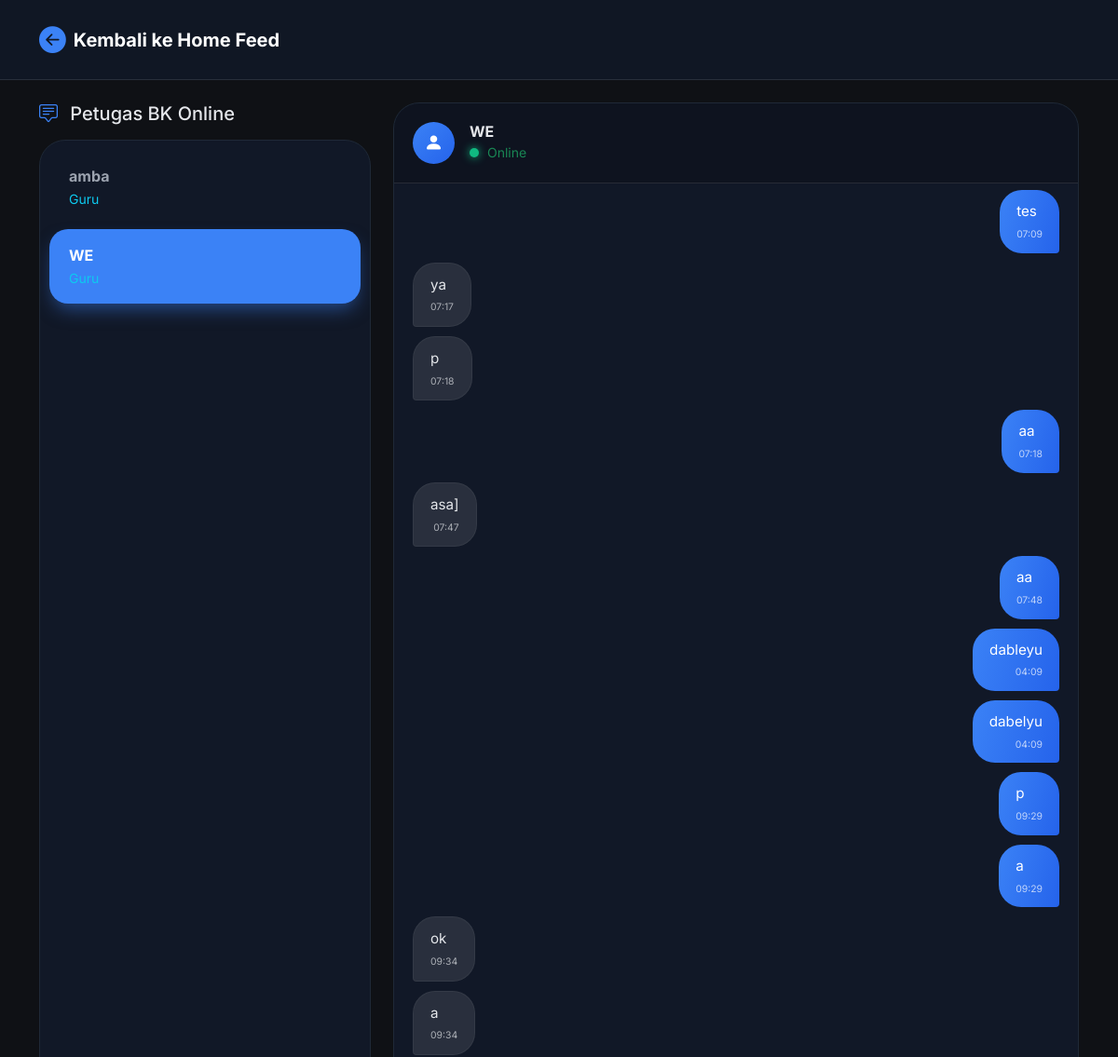
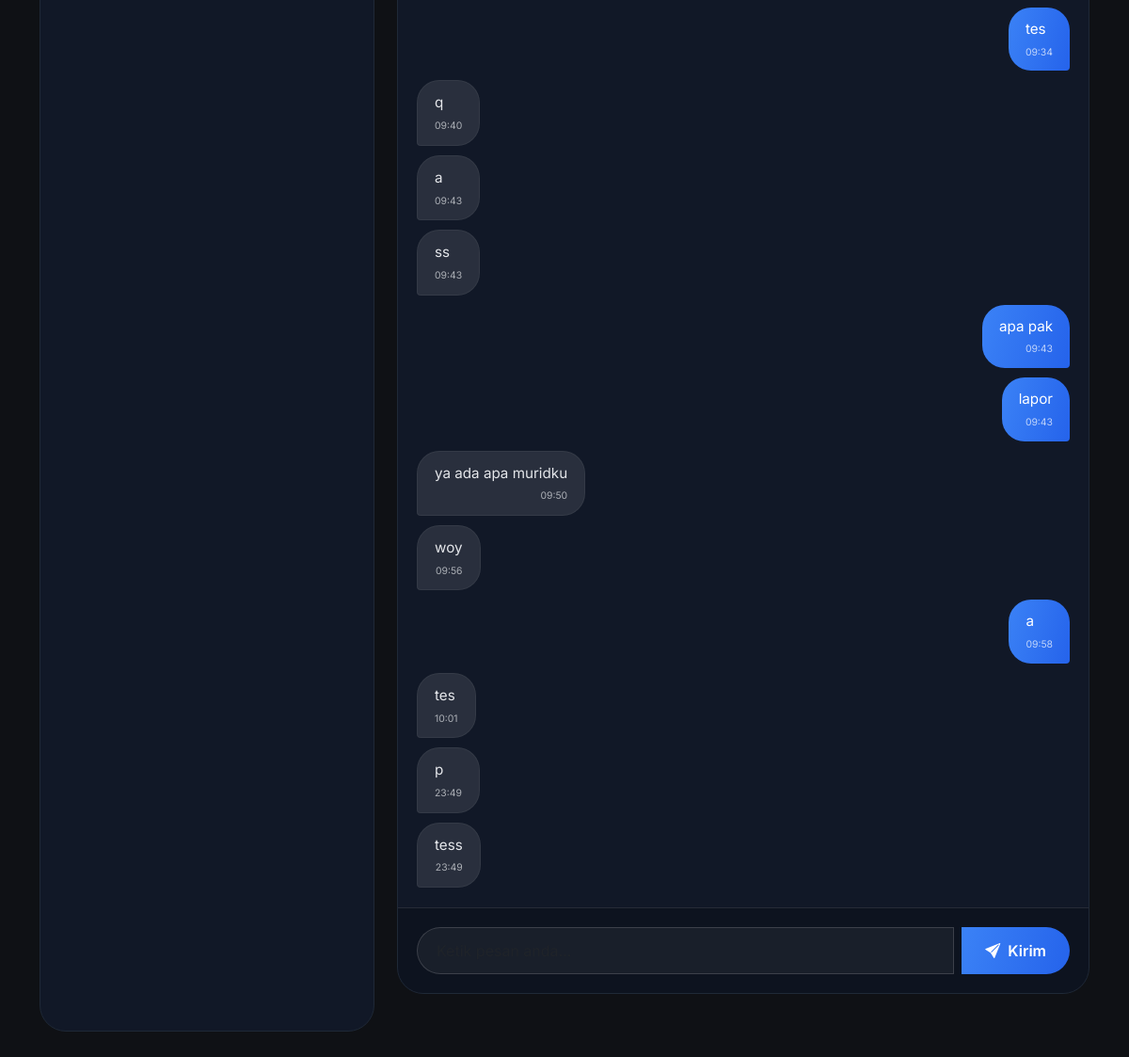
The app's page /chat_bk.php?to=3 (signed in) with its own data (2 pictures, top to bottom).
### tables this page shows
CREATE TABLE `users` (
  `id` int(11) NOT NULL AUTO_INCREMENT,
  `fullname` varchar(100) NOT NULL,
  `username` varchar(50) NOT NULL,
  `email` varchar(100) DEFAULT NULL,
  `password` varchar(255) NOT NULL,
  `role` enum('user','admin','guru') NOT NULL,
  `kelas` varchar(20) DEFAULT NULL,
  `jurusan` varchar(50) DEFAULT NULL,
  `gender` enum('L','P') DEFAULT NULL,
  `no_telp` varchar(15) DEFAULT NULL,
  PRIMARY KEY (`id`),
  UNIQUE KEY `username` (`username`)
);

CREATE TABLE `messages` (
  `id` int(11) NOT NULL AUTO_INCREMENT,
  `sender_id` int(11) NOT NULL,
  `receiver_id` int(11) NOT NULL,
  `message` text NOT NULL,
  `is_read` tinyint(1) DEFAULT 0,
  `created_at` timestamp NULL DEFAULT current_timestamp(),
  PRIMARY KEY (`id`)
);

### chat_bk.php (the view, shortened to what this page needs)
<?php
include 'config.php';
$uid = $_SESSION['user_id'];
$role = $_SESSION['role'];
$back_link = ($role == 'guru') ? 'guru_dashboard.php' : 'index.php';
$selected_id = isset($_GET['to']) ? (int)$_GET['to'] : null;
if ($role == 'guru') {
    $query_contact = "SELECT DISTINCT u.id, u.fullname, u.role
                      FROM users u
                      INNER JOIN messages m ON (u.id = m.sender_id OR u.id = m.receiver_id)
                      WHERE (m.receiver_id = '$uid' OR m.sender_id = '$uid')
                      AND u.id != '$uid'
                      ORDER BY u.fullname ASC";
} else {
    $query_contact = "SELECT id, fullname, role FROM users WHERE role = 'guru' ORDER BY fullname ASC";
}
$res_contact = mysqli_query($conn, $query_contact);
if ($selected_id) {
    mysqli_query($conn, "UPDATE messages SET is_read = 1
                         WHERE sender_id = '$selected_id' AND receiver_id = '$uid'");
}
?>
<!DOCTYPE html>
<html lang="id">
<head>
    <link rel="stylesheet" href="https://cdn.jsdelivr.net/npm/bootstrap@5.3.0/dist/css/bootstrap.min.css">
    <link rel="stylesheet" href="https://cdn.jsdelivr.net/npm/bootstrap-icons@1.11.1/font/bootstrap-icons.css">
</head>
<body>
<nav class="navbar navbar-glass py-3">
    <div class="container">
        <a class="navbar-brand fw-bold text-white d-flex align-items-center" href="<?= $back_link ?>">
            <i class="bi bi-arrow-left-circle-fill me-2" style="color: var(--accent-blue); font-size: 1.8rem;"></i>
            <span class="text-white">Kembali ke <?= ($role == 'guru') ? 'Dashboard Guru' : 'Home Feed' ?></span>
        </a>
    </div>
</nav>
<div class="container position-relative" style="z-index: 10;">
    <div class="row g-4">
        <div class="col-lg-4">
            <h5 class="mb-3">
                <i class="bi bi-chat-square-text me-2" style="color: var(--accent-blue);"></i>
                <?= ($role == 'guru') ? 'Pesan dari Siswa' : 'Petugas BK Online' ?>
            </h5>
            <div class="contact-list">
                <?php if (mysqli_num_rows($res_contact) > 0): ?>
                    <?php while($c = mysqli_fetch_assoc($res_contact)):
                        $is_active = ($selected_id == $c['id']) ? 'active' : '';
                    ?>
                        <a href="chat_bk.php?to=<?= $c['id'] ?>" class="contact-item <?= $is_active ?>">
                            <div class="d-flex justify-content-between align-items-center">
                                <div>
                                    <div class="fw-bold"><?= htmlspecialchars($c['fullname']) ?></div>
                                    <small class="<?= ($c['role'] == 'siswa') ? 'text-secondary' : 'text-info' ?>">
                                        <?= ucfirst($c['role']) ?>
                                    </small>
                                </div>
                            </div>
                        </a>
                    <?php endwhile; ?>
                <?php endif; ?>
            </div>
        </div>
        <div class="col-lg-8">
            <?php if($selected_id):
                $target_info = mysqli_fetch_assoc(mysqli_query($conn, "SELECT fullname, role FROM users WHERE id = '$selected_id'"));
                if (!$target_info) {
                    echo "<div class='chat-card d-flex align-items-center justify-content-center'><div class='empty-state'>Kontak tidak ditemukan.</div></div>";
                } else {
            ?>
                <div class="chat-card">
                    <div class="chat-header">
                        <div class="bg-primary rounded-circle p-2 me-3 d-flex align-items-center justify-content-center" style="width: 45px; height: 45px; background: linear-gradient(135deg, var(--accent-blue), var(--accent-blue-hover))!important;">
                            <i class="bi bi-person-fill text-white fs-5"></i>
                        </div>
                        <div>
                            <h6 class="m-0 fw-bold"><?= htmlspecialchars($target_info['fullname']) ?></h6>
                            <small class="text-success">
                                <span class="online-dot"></span> Online
                            </small>
                        </div>
                    </div>
                    <div class="chat-messages" id="chatBox">
                        <?php
                        $query_msg = "SELECT * FROM messages WHERE
                                      (sender_id = '$uid' AND receiver_id = '$selected_id') OR
                                      (sender_id = '$selected_id' AND receiver_id = '$uid')
                                      ORDER BY created_at ASC";
                        $res_msg = mysqli_query($conn, $query_msg);
                        if (mysqli_num_rows($res_msg) > 0) {
                            while($m = mysqli_fetch_assoc($res_msg)):
                                $class = ($m['sender_id'] == $uid) ? 'msg-me' : 'msg-them';
                            ?>
                                <div class="msg <?= $class ?>">
                                    <?= htmlspecialchars($m['message']) ?>
                                    <div class="msg-time"><?= date('H:i', strtotime($m['created_at'])) ?></div>
                                </div>
                            <?php endwhile;
                        } else {
                            echo "<div class='empty-state'>Belum ada pesan. Mulai percakapan!</div>";
                        }
                        ?>
                    </div>
                    <div class="chat-input">
                        <form action="send_message.php" method="POST">
                            <div class="input-group">
                                <input type="text" name="message" class="form-control form-control-dark" placeholder="Ketik pesan anda..." required autocomplete="off">
                                <button type="submit" class="btn-send ms-2">
                                    <i class="bi bi-send-fill me-1"></i> Kirim
                                </button>
                            </div>
                        </form>
                    </div>
                </div>
            <?php
                }
            endif; ?>
        </div>
    </div>
</div>
</body>
</html>

### chat_bk.php (style rules this page uses)
:root { --bg-dark: #0f1115; --card-dark: #111827; --border-dark: #1f2937; --accent-blue: #3b82f6; --accent-blue-hover: #2563eb; --text-primary: #e5e7eb; --text-secondary: #9ca3af; --glass-bg: rgba(17, 24, 39, 0.92); }
* { font-family: 'Inter', sans-serif; }
body { background: var(--bg-dark); color: var(--text-primary); min-height: 100vh; position: relative; overflow-x: hidden; }
.navbar-glass { background: var(--glass-bg); backdrop-filter: blur(10px); -webkit-backdrop-filter: blur(10px); border-bottom: 1px solid rgba(255, 255, 255, 0.1); margin-bottom: 1.5rem; }
.contact-list { background: var(--card-dark); border: 1px solid var(--border-dark); border-radius: 28px; height: 70vh; overflow-y: auto; padding: 10px; }
.contact-item { display: block; padding: 15px 20px; border-radius: 20px; color: var(--text-secondary); text-decoration: none; transition: all 0.3s ease; margin-bottom: 5px; border: 1px solid transparent; }
.contact-item.active { background: var(--accent-blue); color: white; box-shadow: 0 10px 20px -5px rgba(59, 130, 246, 0.5); }
.chat-card { background: var(--card-dark); border: 1px solid var(--border-dark); border-radius: 28px; overflow: hidden; height: 70vh; display: flex; flex-direction: column; }
.chat-header { padding: 20px; border-bottom: 1px solid rgba(255, 255, 255, 0.1); display: flex; align-items: center; background: rgba(0, 0, 0, 0.2); }
.chat-messages { flex: 1; overflow-y: auto; padding: 20px; display: flex; flex-direction: column; gap: 10px; }
.msg { max-width: 75%; padding: 12px 18px; border-radius: 24px; font-size: 0.95rem; position: relative; word-wrap: break-word; }
.msg-me { align-self: flex-end; background: linear-gradient(105deg, var(--accent-blue), var(--accent-blue-hover)); color: white; border-bottom-right-radius: 4px; }
.msg-them { align-self: flex-start; background: rgba(255, 255, 255, 0.1); color: var(--text-primary); border-bottom-left-radius: 4px; border: 1px solid rgba(255, 255, 255, 0.05); }
.msg-time { font-size: 0.65rem; opacity: 0.7; margin-top: 5px; text-align: right; }
.chat-input { padding: 20px; border-top: 1px solid rgba(255, 255, 255, 0.1); background: rgba(0, 0, 0, 0.2); }
.form-control-dark { background: rgba(255, 255, 255, 0.05); border: 1px solid rgba(255, 255, 255, 0.15); color: var(--text-primary); border-radius: 40px; padding: 12px 20px; }
.btn-send { background: linear-gradient(105deg, var(--accent-blue), var(--accent-blue-hover)); border: none; border-radius: 40px; padding: 12px 25px; font-weight: 600; color: white; transition: all 0.3s; }
.online-dot { display: inline-block; width: 10px; height: 10px; background: #10b981; border-radius: 50%; margin-right: 5px; box-shadow: 0 0 10px #10b981; }

### records on screen
users: fullname "amba", role "Guru"
users: fullname "WE", role "Guru"
messages: message "tes", created_at "07:09"
messages: message "ya", created_at "07:17"
messages: message "p", created_at "07:18"
messages: message "aa", created_at "07:18"
messages: message "asa]", created_at "07:47"
messages: message "aa", created_at "07:48"
messages: message "dableyu", created_at "04:09"
messages: message "dabelyu", created_at "04:09"
messages: message "p", created_at "09:29"
messages: message "a", created_at "09:29"
messages: message "ok", created_at "09:34"
messages: message "a", created_at "09:34"
messages: message "tes", created_at "09:34"
messages: message "q", created_at "09:40"
messages: message "a", created_at "09:43"
messages: message "ss", created_at "09:43"
messages: message "apa pak", created_at "09:43"
messages: message "lapor", created_at "09:43"
messages: message "ya ada apa muridku", created_at "09:50"
messages: message "woy", created_at "09:56"
messages: message "a", created_at "09:58"
messages: message "tes", created_at "10:01"
messages: message "p", created_at "23:49"
messages: message "tess", created_at "23:49"
